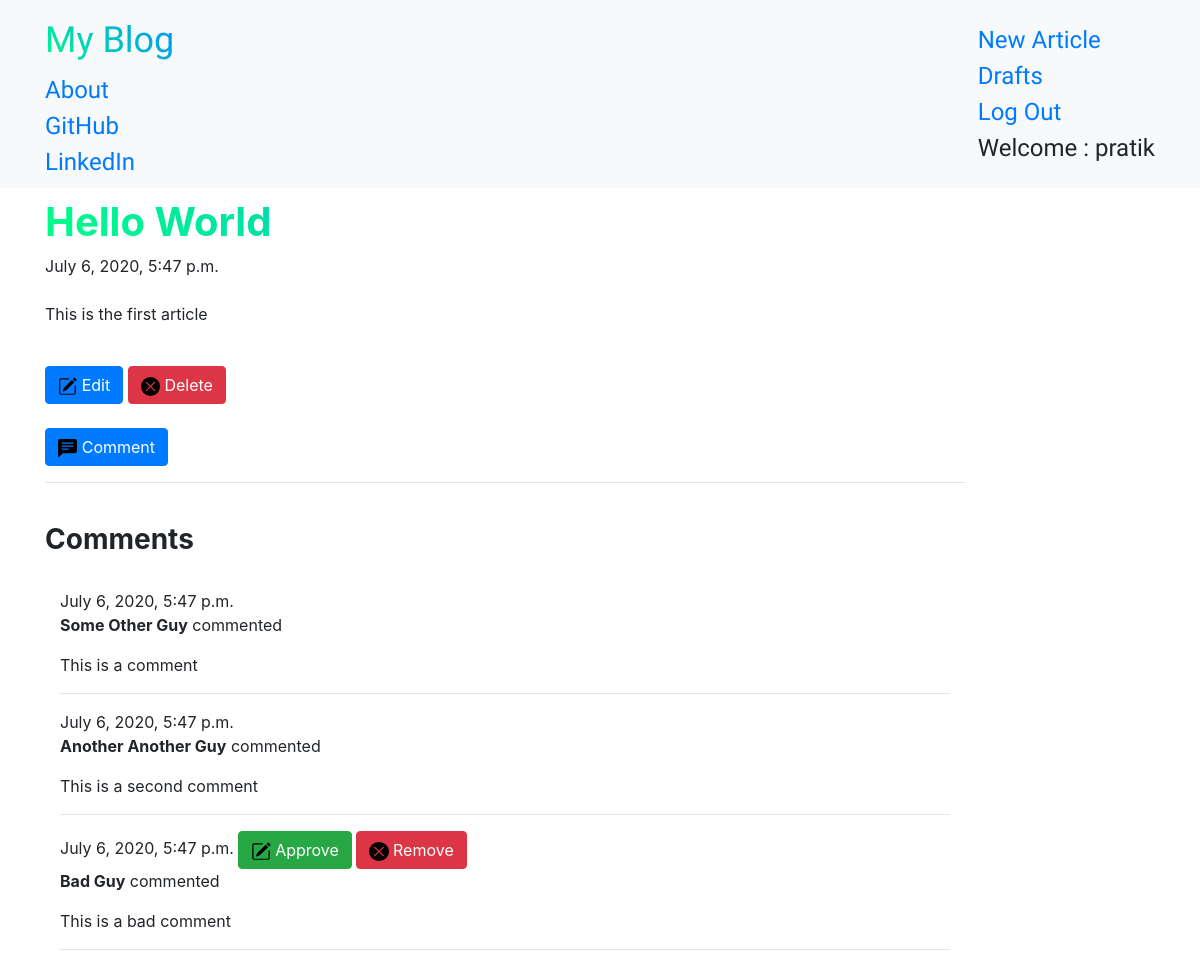
/1/ (signed in), run on the app's committed database.
### BlogApp/models.py (models this page shows, shortened)
class Article(models.Model):
    author = models.ForeignKey('auth.User', on_delete = models.CASCADE)
    title = models.CharField(max_length = 200)
    text = models.TextField()
    create_date = models.DateTimeField(default = timezone.now())
    published_date = models.DateTimeField(blank = True, null = True)

class Comment(models.Model):
    article = models.ForeignKey(Article, related_name='comments', on_delete=models.CASCADE)
    author = models.CharField(max_length = 50)
    text = models.TextField()
    create_date = models.DateTimeField(default = timezone.now())
    approved_comment = models.BooleanField(default = False)

### BlogApp/views.py (the view)
# urls.py: path('<int:pk>/', views.ArticleDetailView.as_view(), name="Article-Detail"),
class ArticleDetailView(DetailView):
    template_name = 'BlogApp/article_detail.html'
    def get_queryset(self):
        if not self.request.user.is_authenticated:
            return models.Article.objects.filter(published_date__lte=timezone.now())
        return models.Article.objects.all()

### BlogApp/templates/BlogApp/article_detail.html
{% extends 'base.html' %}
	{% block content %}
	<h1 class="article-title hue"><strong>{{ object.title }}</strong></h1>
	{% if object.published_date %}
	<div class="date article-date">
		{{ object.published_date }}
	</div>
	{% else %}
		{% if user == object.author %}
		<a class="btn btn-success" href="{% url 'BlogApp:Article-Publish' pk=object.pk %}">Publish</a>
		{% endif %}
	{% endif %}
	<br>
	<p class="article-content">{{ object.text|safe|linebreaksbr }}</p>
	<br>
	{% if user == object.author %}
	<a class="btn btn-primary" href="{% url 'BlogApp:Article-Update' pk=object.pk %}"><img src="/static/icons/pencil.svg" alt="" class="side-icon"> Edit</a>
	<a class="btn btn-danger" href="{% url 'BlogApp:Article-Delete' pk=object.pk %}"><img src="/static/icons/x.svg" alt="" class="side-icon"> Delete</a>
	{% endif %}
	<br><br>
	<a class="btn btn-primary" href="{% url 'BlogApp:Comment-Add' pk=object.pk %}"><img src="/static/icons/comment.svg" alt="" class="side-icon"> Comment</a>
	<br><hr><br>
	<h3><strong> Comments </strong></h3><br>
	<div class="container comments-section">
		{% for comment in object.comments.all %}
		<div class="comment-box">
		{% if user == object.author or comment.approved_comment %}
			{{ comment.create_date }}
			{% if not comment.approved_comment %}
			<a class="btn btn-success" href="{% url 'BlogApp:Comment-Approve' pk=object.pk %}"><img src="/static/icons/pencil.svg" alt="" class="side-icon"> Approve</a>
			<a class="btn btn-danger" href="{% url 'BlogApp:Comment-Remove' pk=object.pk %}"><img src="/static/icons/x.svg" alt="" class="side-icon"> Remove</a>
			{% endif %}
			<p><strong>{{ comment.author }}</strong> commented</p>
			<p>{{ comment.text|safe|linebreaksbr }}</p>
			<hr>
		{% endif %}
		{% empty %}
		<h5>No Comments Yet</h5>
		</div>
		{% endfor %}
	</div>
	{% endblock %}

### BlogApp/templates/base.html (shortened to what this page needs)
<!DOCTYPE html>
{% load static %}
<html lang="en">
	<head>
		<link rel="stylesheet" href="/static/css/bootstrap/bootstrap.css">
		<link rel="stylesheet" href="/static/css/medium/medium-editor.css">
		<link rel="stylesheet" href="/static/css/medium/themes/default.css">
		<link rel="stylesheet" href="/static/css/hue.css">
		<link rel="stylesheet" href="/static/css/blog.css">
	</head>
	<body>
		<nav class="navbar navbar-light bg-light techfont custom-navbar">
			<div class="container">
				<ul class="nav navbar-nav">
					<li><a class="navbar-brand bigbrand hue" href="{% url 'BlogApp:Article-List' %}">My Blog</a></li>
					<li><a href="{% url 'BlogApp:About' %}">About</a></li>
					<li><a href="https://github.com/PratikGarai" target="_blank">GitHub</a></li>
					<li><a href="https://www.linkedin.com/in/pratik-garai-bab1a4191/" target="_blank">LinkedIn</a></li>
				</ul>
				<ul class="nav navbar-nav navbar-right">
					{% if user.is_authenticated %}
					<li><a href="{% url 'BlogApp:Article-Create' %}">New Article</a></li>
					<li><a href="{% url 'BlogApp:Draft-List' %}">Drafts</a></li>
					<li><a href="{% url 'BlogApp:logout' %}">Log Out</a></li>
					<li><a>Welcome : {{ user.username }}</a></li>
					{% else %}
					<li><a href="{% url 'BlogApp:login' %}"><img src="/static/icons/profile-fill.svg" alt="" class="side-icon"> Log In</a></li>
					{% endif %}
				</ul>
			</div>
		</nav>
		<div class="content container">
			<div class="row">
				<div class="col-sm-10">
					<div class="blog_posts">
						{% block content %}
						{% endblock %}
					</div>
				</div>
			</div>
		</div>
	</body>
</html>

### BlogApp/static/css/hue.css (style rules this page uses)
.hue { filter:hue-rotate(0deg); background :linear-gradient(45deg,#0f8,#08f); -webkit-background-clip: text; -webkit-text-fill-color: transparent; animation:hue 10000ms infinite linear; }

### BlogApp/static/css/blog.css (style rules this page uses)
.techfont { font-family : 'Russo One', sans-serif; font-size : 1.5em; margin-bottom : 10px; }
.bigbrand { font-size : 1.5em; }
.side-icon { height : 1.2em; width : 1.2em; }

### data on the page
Article: title "Hello World", published_date "July 6, 2020, 5:47 p.m.", text "This is the first article"
Comment: create_date "July 6, 2020, 5:47 p.m.", author "Some Other Guy", text "This is a comment"
Comment: create_date "July 6, 2020, 5:47 p.m.", author "Another Another Guy", text "This is a second comment"
Comment: create_date "July 6, 2020, 5:47 p.m.", approved_comment False (drawn), author "Bad Guy", text "This is a bad comment"

### other printed values
{{ user.username }} "pratik"
